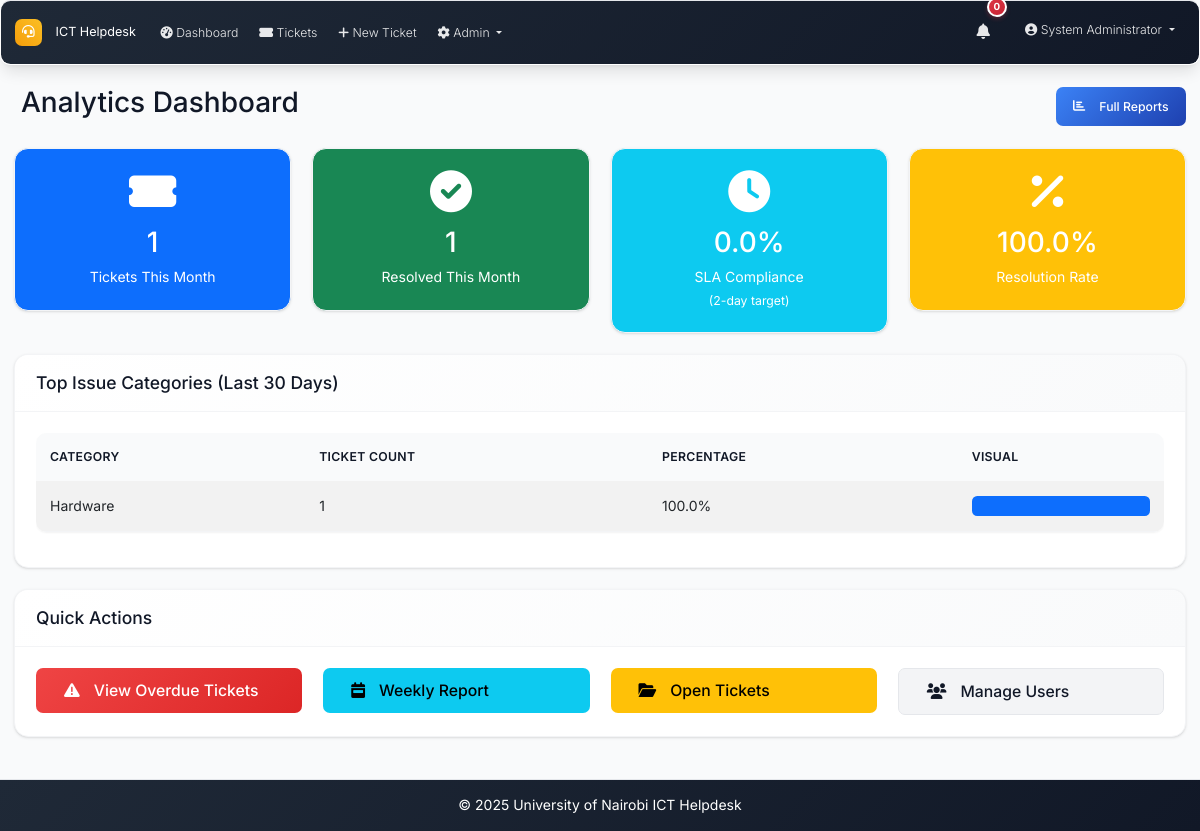
The app's page /analytics (signed in) with its own data.
### models.py (models this page shows, shortened)
class User(UserMixin, db.Model):
    id = db.Column(db.Integer, primary_key=True)
    username = db.Column(db.String(64), unique=True, nullable=False)
    email = db.Column(db.String(120), unique=True, nullable=False)
    password_hash = db.Column(db.String(256), nullable=False)
    full_name = db.Column(db.String(100), nullable=False)
    role = db.Column(db.String(20), nullable=False, default='user')  # admin, intern, user
    created_at = db.Column(db.DateTime, default=datetime.utcnow)
    is_active = db.Column(db.Boolean, default=True)
    is_verified = db.Column(db.Boolean, default=False)
    verification_token = db.Column(db.String(128), nullable=True)
    phone_number = db.Column(db.String(20), nullable=True)
    is_approved = db.Column(db.Boolean, default=False)
    approved_by_id = db.Column(db.Integer, db.ForeignKey('user.id'), nullable=True)
    approved_at = db.Column(db.DateTime, nullable=True)
    tickets_created = db.relationship('Ticket', foreign_keys='Ticket.created_by_id', backref='creator', lazy='dynamic')
    assigned_tickets = db.relationship('Ticket', secondary='ticket_assignees', back_populates='assignees', lazy='selectin')
    comments = db.relationship('Comment', backref='author', lazy='dynamic')

class Category(db.Model):
    id = db.Column(db.Integer, primary_key=True)
    name = db.Column(db.String(50), unique=True, nullable=False)
    description = db.Column(db.String(200))
    created_at = db.Column(db.DateTime, default=datetime.utcnow)
    tickets = db.relationship('Ticket', backref='category', lazy='dynamic')

### routes.py (the view)
@app.route('/analytics')
@login_required
def analytics_dashboard():
    if current_user.role != 'admin':
        abort(403)
    start_date = datetime.utcnow() - timedelta(days=30)
    total_tickets = Ticket.query.filter(Ticket.created_at >= start_date).count()
    resolved_this_month = Ticket.query.filter(
        Ticket.created_at >= start_date,
        Ticket.status.in_(['resolved', 'closed'])
    ).count()
    sla_compliant = 0
    sla_total = 0
    for ticket in Ticket.query.filter(
        Ticket.created_at >= start_date,
        Ticket.status.in_(['resolved', 'closed']),
        Ticket.closed_at.isnot(None)
    ).all():
        sla_total += 1
        resolution_time = (ticket.closed_at - ticket.created_at).total_seconds() / 3600
        if resolution_time <= 48:  # 48 hours = 2 days
            sla_compliant += 1
    sla_percentage = (sla_compliant / sla_total * 100) if sla_total > 0 else 0
    top_categories = db.session.query(
        Category.name,
        func.count(Ticket.id).label('count')
    ).join(Ticket, Category.id == Ticket.category_id)\
     .filter(Ticket.created_at >= start_date)\
     .group_by(Category.name)\
     .order_by(func.count(Ticket.id).desc())\
     .limit(5).all()
    return render_template('analytics_dashboard.html',
                         total_tickets=total_tickets,
                         resolved_this_month=resolved_this_month,
                         sla_percentage=sla_percentage,
                         top_categories=top_categories)

### app.py (called while the page is built)
@login_manager.user_loader
def load_user(user_id):
    from models import User
    return User.query.get(int(user_id))

@app.context_processor
def inject_now():
    return {'now': datetime.utcnow}

### routes.py (called while the page is built)
@app.context_processor
def inject_datetime():
    return dict(datetime=datetime)

### templates/analytics_dashboard.html (shortened to what this page needs)
{% extends "base.html" %}
{% block content %}
<div class="d-flex justify-content-between align-items-center mb-4">
    <h2>Analytics Dashboard</h2>
    <a href="{{ url_for('reports') }}" class="btn btn-primary">
        <i class="fas fa-chart-bar me-2"></i>Full Reports
    </a>
</div>
<div class="row mb-4">
    <div class="col-md-3">
        <div class="card bg-primary text-white">
            <div class="card-body text-center">
                <i class="fas fa-ticket-alt fa-3x mb-3"></i>
                <h2>{{ total_tickets }}</h2>
                <p class="mb-0">Tickets This Month</p>
            </div>
        </div>
    </div>
    <div class="col-md-3">
        <div class="card bg-success text-white">
            <div class="card-body text-center">
                <i class="fas fa-check-circle fa-3x mb-3"></i>
                <h2>{{ resolved_this_month }}</h2>
                <p class="mb-0">Resolved This Month</p>
            </div>
        </div>
    </div>
    <div class="col-md-3">
        <div class="card bg-info text-white">
            <div class="card-body text-center">
                <i class="fas fa-clock fa-3x mb-3"></i>
                <h2>{{ "%.1f"|format(sla_percentage) }}%</h2>
                <p class="mb-0">SLA Compliance</p>
                <small>(2-day target)</small>
            </div>
        </div>
    </div>
    <div class="col-md-3">
        <div class="card bg-warning text-white">
            <div class="card-body text-center">
                <i class="fas fa-percentage fa-3x mb-3"></i>
                <h2>{{ "%.1f"|format((resolved_this_month / total_tickets * 100) if total_tickets > 0 else 0) }}%</h2>
                <p class="mb-0">Resolution Rate</p>
            </div>
        </div>
    </div>
</div>
<div class="row">
    <div class="col-md-12">
        <div class="card">
            <div class="card-header">
                <h5 class="mb-0">Top Issue Categories (Last 30 Days)</h5>
            </div>
            <div class="card-body">
                <div class="table-responsive">
                    <table class="table table-striped">
                        <thead>
                            <tr>
                                <th>Category</th>
                                <th>Ticket Count</th>
                                <th>Percentage</th>
                                <th>Visual</th>
                            </tr>
                        </thead>
                        <tbody>
                            {% for category in top_categories %}
                            <tr>
                                <td>{{ category.name }}</td>
                                <td>{{ category.count }}</td>
                                <td>{{ "%.1f"|format((category.count / total_tickets * 100) if total_tickets > 0 else 0) }}%</td>
                                <td>
                                    <div class="progress" style="height: 20px;">
                                        <div class="progress-bar" role="progressbar"
                                             style="width: {{ (category.count / total_tickets * 100) if total_tickets > 0 else 0 }}%">
                                        </div>
                                    </div>
                                </td>
                            </tr>
                            {% endfor %}
                        </tbody>
                    </table>
                </div>
            </div>
        </div>
    </div>
</div>
<div class="row mt-4">
    <div class="col-md-12">
        <div class="card">
            <div class="card-header">
                <h5 class="mb-0">Quick Actions</h5>
            </div>
            <div class="card-body">
                <div class="row">
                    <div class="col-md-3">
                        <a href="{{ url_for('reports', status='overdue') }}" class="btn btn-danger btn-lg w-100">
                            <i class="fas fa-exclamation-triangle me-2"></i>View Overdue Tickets
                        </a>
                    </div>
                    <div class="col-md-3">
                        <a href="{{ url_for('reports', days=7) }}" class="btn btn-info btn-lg w-100">
                            <i class="fas fa-calendar-week me-2"></i>Weekly Report
                        </a>
                    </div>
                    <div class="col-md-3">
                        <a href="{{ url_for('reports', status='open') }}" class="btn btn-warning btn-lg w-100">
                            <i class="fas fa-folder-open me-2"></i>Open Tickets
                        </a>
                    </div>
                    <div class="col-md-3">
                        <a href="{{ url_for('user_management') }}" class="btn btn-secondary btn-lg w-100">
                            <i class="fas fa-users me-2"></i>Manage Users
                        </a>
                    </div>
                </div>
            </div>
        </div>
    </div>
</div>
{% endblock %}

### templates/base.html (shortened to what this page needs)
<!DOCTYPE html>
<html lang="en">
<head>
    <link href="https://cdn.jsdelivr.net/npm/bootstrap@5.3.0/dist/css/bootstrap.min.css" rel="stylesheet">
    <link href="https://cdnjs.cloudflare.com/ajax/libs/font-awesome/6.0.0/css/all.min.css" rel="stylesheet">
    <link href="{{ url_for('static', filename='css/custom.css') }}" rel="stylesheet">
</head>
<body>
    <nav class="navbar navbar-expand-lg navbar-dark footer-sky">
        <div class="container-fluid px-3">
            <a class="navbar-brand" href="{{ url_for('index') }}">
                <i class="fas fa-headset me-2"></i>ICT Helpdesk
            </a>
            <div class="collapse navbar-collapse" id="navbarNav">
                <ul class="navbar-nav me-auto mb-2 mb-lg-0">
                    {% if current_user.is_authenticated %}
                    <li class="nav-item">
                        <a class="nav-link" href="{{ url_for('dashboard') }}">
                            <i class="fas fa-tachometer-alt me-1"></i>Dashboard
                        </a>
                    </li>
                    <li class="nav-item">
                        <a class="nav-link" href="{{ url_for('tickets_list') }}">
                            <i class="fas fa-ticket-alt me-1"></i>Tickets
                        </a>
                    </li>
                    <li class="nav-item">
                        <a class="nav-link" href="{{ url_for('new_ticket') }}">
                            <i class="fas fa-plus me-1"></i>New Ticket
                        </a>
                    </li>
                    {% if current_user.role == 'admin' %}
                    <li class="nav-item dropdown">
                        <a class="nav-link dropdown-toggle" href="#" role="button" data-bs-toggle="dropdown" aria-expanded="false">
                            <i class="fas fa-cog me-1"></i>Admin
                        </a>
                    </li>
                    {% endif %}
                    {% endif %}
                </ul>
                <ul class="navbar-nav ms-auto mb-2 mb-lg-0">
                    {% if current_user.is_authenticated %}
                    <li class="nav-item dropdown me-3">
                        <a class="nav-link position-relative" href="#" id="notificationsDropdown" role="button"
                           data-bs-toggle="dropdown" aria-expanded="false">
                            <i class="fas fa-bell"></i>
                            <span id="notification-badge" class="position-absolute top-0 start-100 translate-middle badge rounded-pill bg-danger" style="display: none;">
                                0
                            </span>
                        </a>
                    </li>
                    <li class="nav-item dropdown">
                        <a class="nav-link dropdown-toggle" href="#" id="navbarDropdown" role="button" data-bs-toggle="dropdown" aria-expanded="false">
                            <i class="fas fa-user-circle me-1"></i>{{ current_user.full_name }}
                        </a>
                    </li>
                    {% endif %}
                </ul>
            </div>
        </div>
    </nav>
    <main class="container-fluid my-4 px-3">
        {% block content %}{% endblock %}
    </main>
    <footer class="footer-sky py-3 mt-5">
        <div class="container text-center">
            <span>&copy; {{ datetime.utcnow().year }} University of Nairobi ICT Helpdesk</span>
        </div>
    </footer>
</body>
</html>

### records on screen
User: full_name "System Administrator"
Category: name "Hardware", count "1", count "100.0"

### other values on screen
{{ total_tickets }} "1"
{{ resolved_this_month }} "1"
{{ "%.1f"|format(sla_percentage) }} "0.0"
